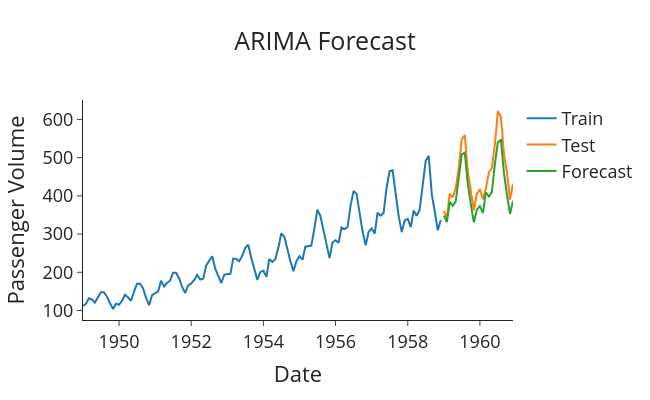

The cell this chart's notebook holds for it:
### Code cell
from statsmodels.tsa.arima.model import ARIMA
# Build ARIMA model
# order=(p,d,q) where:
# p: AR order, d: differencing, q: MA order
model = ARIMA(
    train['BoxCox_#Passengers'],  # Using the Box-Cox transformed data
    order=(3, 1, 1),              # ARIMA(1,1,1)
    seasonal_order=(1, 1, 1, 12)  # Seasonal ARIMA component (P,D,Q,s)
).fit()

# Generate forecasts directly in the Box-Cox space
boxcox_forecasts = model.forecast(steps=len(test))

# Invert the Box-Cox transformation to get back to the original scale
forecasts = inv_boxcox(boxcox_forecasts, lambda0)

# Plot the forecasts
def plot_forecasts(forecasts, title):
    fig = go.Figure()
    fig.add_trace(go.Scatter(x=train.index, y=train['#Passengers'], name='Train'))
    fig.add_trace(go.Scatter(x=test.index, y=test['#Passengers'], name='Test'))
    fig.add_trace(go.Scatter(x=test.index, y=forecasts, name='Forecast'))
    fig.update_layout(template="simple_white", font=dict(size=18), title_text=title,
                      width=650, title_x=0.5, height=400, xaxis_title='Date',
                      yaxis_title='Passenger Volume')
    return fig.show()

plot_forecasts(forecasts, 'ARIMA Forecast')


mean_abs_err=(np.abs(forecasts-test['#Passengers'])/test['#Passengers']).mean()
print(f'Mean absolute error: {mean_abs_err}')


residuals = model.resid.dropna()
plot_acf(residuals,lags=12)
plt.ylabel('Correlation residual AR model')
plt.xlabel('Lags')
plt.title('Autocorrelation of residuals ')
plt.show()
print()
# Carry out Ljung-Box test
print(acorr_ljungbox(residuals, return_df=True))

print('Result is much better when seasonality is handled in the proper way (dummy inside regression)')
